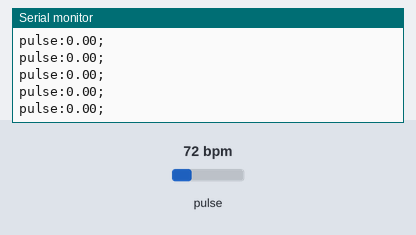
Recording of a sketch running on a simulated Arduino Uno, built with avr-gcc and run on an emulated ATmega328P. Parts: the last lines printed to the serial monitor. The inputs (shaded band) are chosen by the test bench; at power-on: pulse 72 bpm.

Above: at 1.2 s.
1.3 s: pulse set to 42 bpm
At 1.8 s:
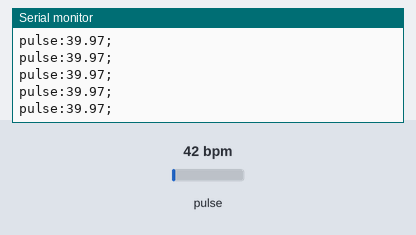
2.8 s: pulse set to 158 bpm
At 3.5 s:
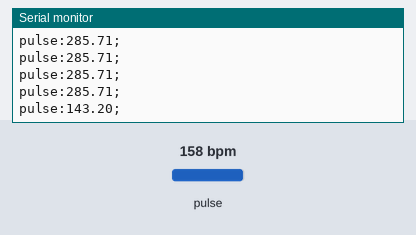
Timing chart, 0 to 5.8 s (numbered marks = the images above; inputs shaded):
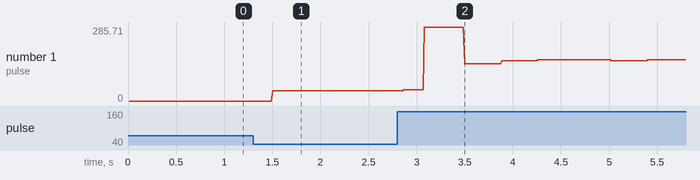

Measured:
- after the input at 1.3 s, the serial monitor: prints a new line after 0.20 s (image 1)
- after the input at 2.8 s, the serial monitor: prints a new line after 0.07 s (image 2)
- plotted number 1: 0 → 39.97 after the input at 1.3 s, 39.97 → 159.57 after the input at 2.8 s

The sketch:

Example5_HeartRate.ino
```cpp
/*
  Optical Heart Rate Detection (PBA Algorithm) using the MAX30105 Breakout
  By: Nathan Seidle @ SparkFun Electronics
  Date: October 2nd, 2016
  https://github.com/sparkfun/MAX30105_Breakout

  This is a demo to show the reading of heart rate or beats per minute (BPM) using
  a Penpheral Beat Amplitude (PBA) algorithm.

  It is best to attach the sensor to your finger using a rubber band or other tightening
  device. Humans are generally bad at applying constant pressure to a thing. When you
  press your finger against the sensor it varies enough to cause the blood in your
  finger to flow differently which causes the sensor readings to go wonky.

  Hardware Connections (Breakoutboard to Arduino):
  -5V = 5V (3.3V is allowed)
  -GND = GND
  -SDA = A4 (or SDA)
  -SCL = A5 (or SCL)
  -INT = Not connected

  The MAX30105 Breakout can handle 5V or 3.3V I2C logic. We recommend powering the board with 5V
  but it will also run at 3.3V.
*/

#include <Wire.h>
#include "MAX30105.h"

#include "heartRate.h"

MAX30105 particleSensor;

const byte RATE_SIZE = 4; //Increase this for more averaging. 4 is good.
byte rates[RATE_SIZE]; //Array of heart rates
byte rateSpot = 0;
long lastBeat = 0; //Time at which the last beat occurred

float beatsPerMinute;
int beatAvg;

void setup()
{
  Serial.begin(115200);
  Serial.println("Initializing...");

  // Initialize sensor
  if (!particleSensor.begin(Wire, I2C_SPEED_FAST)) //Use default I2C port, 400kHz speed
  {
    Serial.println("MAX30105 was not found. Please check wiring/power. ");
    while (1);
  }
  //Serial.println("Place your index finger on the sensor with steady pressure.");

  //Setup to sense a nice looking saw tooth on the plotter
  byte ledBrightness = 0x1F; //Options: 0=Off to 255=50mA
  byte sampleAverage = 4; //Options: 1, 2, 4, 8, 16, 32
  byte ledMode = 3; //Options: 1 = Red only, 2 = Red + IR, 3 = Red + IR + Green
  int sampleRate = 200; //Options: 50, 100, 200, 400, 800, 1000, 1600, 3200
  int pulseWidth = 118; //Options: 69, 118, 215, 411
  int adcRange = 4096; //Options: 2048, 4096, 8192, 16384

  particleSensor.setup(ledBrightness, sampleAverage, ledMode, sampleRate, pulseWidth, adcRange); //Configure sensor with these settings
  //particleSensor.setup(); //Configure sensor with default settings
  //particleSensor.setPulseAmplitudeRed(0x0A); //Turn Red LED to low to indicate sensor is running
  particleSensor.setPulseAmplitudeGreen(0); //Turn off Green LED
}

void loop()
{
  long irValue = particleSensor.getIR();

  if (checkForBeat(irValue) == true)
  {
    //We sensed a beat!
    long delta = millis() - lastBeat;
    lastBeat = millis();

    beatsPerMinute = 60 / (delta / 1000.0);

    if (beatsPerMinute < 255 && beatsPerMinute > 20)
    {
      rates[rateSpot++] = (byte)beatsPerMinute; //Store this reading in the array
      rateSpot %= RATE_SIZE; //Wrap variable

      //Take average of readings
      beatAvg = 0;
      for (byte x = 0 ; x < RATE_SIZE ; x++)
        beatAvg += rates[x];
      beatAvg /= RATE_SIZE;
    }
  }

  // Serial.print(millis());
  // Serial.print(',');
  // Serial.print(irValue);
  // Serial.print(", BPM=");
  // Serial.print(beatsPerMinute);
  // Serial.print(", Avg=");
  // Serial.print(beatAvg);
  Serial.print("pulse:");
  Serial.print(beatsPerMinute);
  Serial.println(";");

  //if (irValue < 50000)
    //Serial.print(" No finger?");

  Serial.println();
}
```

heartRate.cpp
```cpp
/*
 Optical Heart Rate Detection (PBA Algorithm)
 By: Nathan Seidle
 SparkFun Electronics
 Date: October 2nd, 2016

 Given a series of IR samples from the MAX30105 we discern when a heart beat is occurring

 Let's have a brief chat about what this code does. We're going to try to detect
 heart-rate optically. This is tricky and prone to give false readings. We really don't
 want to get anyone hurt so use this code only as an example of how to process optical
 data. Build fun stuff with our MAX30105 breakout board but don't use it for actual
 medical diagnosis.

 Excellent background on optical heart rate detection:
 http://www.ti.com/lit/an/slaa655/slaa655.pdf

 Good reading:
 http://www.techforfuture.nl/fjc_documents/mitrabaratchi-measuringheartratewithopticalsensor.pdf
 https://fruct.org/publications/fruct13/files/Lau.pdf

 This is an implementation of Maxim's PBA (Penpheral Beat Amplitude) algorithm. It's been
 converted to work within the Arduino framework.
*/

/* Copyright (C) 2016 Maxim Integrated Products, Inc., All Rights Reserved.
*
* Permission is hereby granted, free of charge, to any person obtaining a
* copy of this software and associated documentation files (the "Software"),
* to deal in the Software without restriction, including without limitation
* the rights to use, copy, modify, merge, publish, distribute, sublicense,
* and/or sell copies of the Software, and to permit persons to whom the
* Software is furnished to do so, subject to the following conditions:
*
* The above copyright notice and this permission notice shall be included
* in all copies or substantial portions of the Software.
*
* THE SOFTWARE IS PROVIDED "AS IS", WITHOUT WARRANTY OF ANY KIND, EXPRESS
* OR IMPLIED, INCLUDING BUT NOT LIMITED TO THE WARRANTIES OF
* MERCHANTABILITY, FITNESS FOR A PARTICULAR PURPOSE AND NONINFRINGEMENT.
* IN NO EVENT SHALL MAXIM INTEGRATED BE LIABLE FOR ANY CLAIM, DAMAGES
* OR OTHER LIABILITY, WHETHER IN AN ACTION OF CONTRACT, TORT OR OTHERWISE,
* ARISING FROM, OUT OF OR IN CONNECTION WITH THE SOFTWARE OR THE USE OR
* OTHER DEALINGS IN THE SOFTWARE.
*
* Except as contained in this notice, the name of Maxim Integrated
* Products, Inc. shall not be used except as stated in the Maxim Integrated
* Products, Inc. Branding Policy.
*
* The mere transfer of this software does not imply any licenses
* of trade secrets, proprietary technology, copyrights, patents,
* trademarks, maskwork rights, or any other form of intellectual
* property whatsoever. Maxim Integrated Products, Inc. retains all
* ownership rights.
*
*/

#include "heartRate.h"

int16_t IR_AC_Max = 20;
int16_t IR_AC_Min = -20;

int16_t IR_AC_Signal_Current = 0;
int16_t IR_AC_Signal_Previous;
int16_t IR_AC_Signal_min = 0;
int16_t IR_AC_Signal_max = 0;
int16_t IR_Average_Estimated;

int16_t positiveEdge = 0;
int16_t negativeEdge = 0;
int32_t ir_avg_reg = 0;

int16_t cbuf[32];
uint8_t offset = 0;

static const uint16_t FIRCoeffs[12] = {172, 321, 579, 927, 1360, 1858, 2390, 2916, 3391, 3768, 4012, 4096};

//  Heart Rate Monitor functions takes a sample value and the sample number
//  Returns true if a beat is detected
//  A running average of four samples is recommended for display on the screen.
bool checkForBeat(int32_t sample)
{
  bool beatDetected = false;

  //  Save current state
  IR_AC_Signal_Previous = IR_AC_Signal_Current;

  //This is good to view for debugging
  //Serial.print("Signal_Current: ");
  //Serial.println(IR_AC_Signal_Current);

  //  Process next data sample
  IR_Average_Estimated = averageDCEstimator(&ir_avg_reg, sample);
  IR_AC_Signal_Current = lowPassFIRFilter(sample - IR_Average_Estimated);
  //IR_AC_Signal_Current = kalman(IR_AC_Signal_Current);

  //  Detect positive zero crossing (rising edge)
  if ((IR_AC_Signal_Previous < 0) & (IR_AC_Signal_Current >= 0))
  {

    IR_AC_Max = IR_AC_Signal_max; //Adjust our AC max and min
    IR_AC_Min = IR_AC_Signal_min;

    positiveEdge = 1;
    negativeEdge = 0;
    IR_AC_Signal_max = 0;

    //if ((IR_AC_Max - IR_AC_Min) > 100 & (IR_AC_Max - IR_AC_Min) < 1000)
    if ((IR_AC_Max - IR_AC_Min) > 20 & (IR_AC_Max - IR_AC_Min) < 1000)
    {
      //Heart beat!!!
      beatDetected = true;
    }
  }

  //  Detect negative zero crossing (falling edge)
  if ((IR_AC_Signal_Previous > 0) & (IR_AC_Signal_Current <= 0))
  {
    positiveEdge = 0;
    negativeEdge = 1;
    IR_AC_Signal_min = 0;
  }

  //  Find Maximum value in positive cycle
  if (positiveEdge & (IR_AC_Signal_Current > IR_AC_Signal_Previous))
  {
    IR_AC_Signal_max = IR_AC_Signal_Current;
  }

  //  Find Minimum value in negative cycle
  if (negativeEdge & (IR_AC_Signal_Current < IR_AC_Signal_Previous))
  {
    IR_AC_Signal_min = IR_AC_Signal_Current;
  }

  return(beatDetected);
}

//  Average DC Estimator
int16_t averageDCEstimator(int32_t *p, uint16_t x)
{
  *p += ((((long) x << 15) - *p) >> 4);
  return (*p >> 15);
}

int16_t kalman(int16_t in) {

}

//  Low Pass FIR Filter
int16_t lowPassFIRFilter(int16_t din)
{
  cbuf[offset] = din;

  int32_t z = mul16(FIRCoeffs[11], cbuf[(offset - 11) & 0x1F]);

  for (uint8_t i = 0 ; i < 11 ; i++)
  {
    z += mul16(FIRCoeffs[i], cbuf[(offset - i) & 0x1F] + cbuf[(offset - 22 + i) & 0x1F]);
  }

  offset++;
  offset %= 32; //Wrap condition

  return(z >> 15);
}

//  Integer multiplier
int32_t mul16(int16_t x, int16_t y)
{
  return((long)x * (long)y);
}
```

heartRate.h
```cpp
/*
 Optical Heart Rate Detection (PBA Algorithm)
 By: Nathan Seidle
 SparkFun Electronics
 Date: October 2nd, 2016

 Given a series of IR samples from the MAX30105 we discern when a heart beat is occurring

 Let's have a brief chat about what this code does. We're going to try to detect
 heart-rate optically. This is tricky and prone to give false readings. We really don't
 want to get anyone hurt so use this code only as an example of how to process optical
 data. Build fun stuff with our MAX30105 breakout board but don't use it for actual
 medical diagnosis.

 Excellent background on optical heart rate detection:
 http://www.ti.com/lit/an/slaa655/slaa655.pdf

 Good reading:
 http://www.techforfuture.nl/fjc_documents/mitrabaratchi-measuringheartratewithopticalsensor.pdf
 https://fruct.org/publications/fruct13/files/Lau.pdf

 This is an implementation of Maxim's PBA (Penpheral Beat Amplitude) algorithm. It's been
 converted to work within the Arduino framework.
*/

/* Copyright (C) 2016 Maxim Integrated Products, Inc., All Rights Reserved.
*
* Permission is hereby granted, free of charge, to any person obtaining a
* copy of this software and associated documentation files (the "Software"),
* to deal in the Software without restriction, including without limitation
* the rights to use, copy, modify, merge, publish, distribute, sublicense,
* and/or sell copies of the Software, and to permit persons to whom the
* Software is furnished to do so, subject to the following conditions:
*
* The above copyright notice and this permission notice shall be included
* in all copies or substantial portions of the Software.
*
* THE SOFTWARE IS PROVIDED "AS IS", WITHOUT WARRANTY OF ANY KIND, EXPRESS
* OR IMPLIED, INCLUDING BUT NOT LIMITED TO THE WARRANTIES OF
* MERCHANTABILITY, FITNESS FOR A PARTICULAR PURPOSE AND NONINFRINGEMENT.
* IN NO EVENT SHALL MAXIM INTEGRATED BE LIABLE FOR ANY CLAIM, DAMAGES
* OR OTHER LIABILITY, WHETHER IN AN ACTION OF CONTRACT, TORT OR OTHERWISE,
* ARISING FROM, OUT OF OR IN CONNECTION WITH THE SOFTWARE OR THE USE OR
* OTHER DEALINGS IN THE SOFTWARE.
*
* Except as contained in this notice, the name of Maxim Integrated
* Products, Inc. shall not be used except as stated in the Maxim Integrated
* Products, Inc. Branding Policy.
*
* The mere transfer of this software does not imply any licenses
* of trade secrets, proprietary technology, copyrights, patents,
* trademarks, maskwork rights, or any other form of intellectual
* property whatsoever. Maxim Integrated Products, Inc. retains all
* ownership rights.
*
*/

#if (ARDUINO >= 100)
 #include "Arduino.h"
#else
 #include "WProgram.h"
#endif

bool checkForBeat(int32_t sample);
int16_t averageDCEstimator(int32_t *p, uint16_t x);
int16_t lowPassFIRFilter(int16_t din);
int32_t mul16(int16_t x, int16_t y);
```

spo2_algorithm.h
```cpp
/** \file algorithm.h ******************************************************
*
* Project: MAXREFDES117#
* Filename: algorithm.h
* Description: This module is the heart rate/SpO2 calculation algorithm header file
*
* Revision History:
*\n 1-18-2016 Rev 01.00 SK Initial release.
*\n
*
* --------------------------------------------------------------------
*
* This code follows the following naming conventions:
*
*\n char              ch_pmod_value
*\n char (array)      s_pmod_s_string[16]
*\n float             f_pmod_value
*\n int32_t           n_pmod_value
*\n int32_t (array)   an_pmod_value[16]
*\n int16_t           w_pmod_value
*\n int16_t (array)   aw_pmod_value[16]
*\n uint16_t          uw_pmod_value
*\n uint16_t (array)  auw_pmod_value[16]
*\n uint8_t           uch_pmod_value
*\n uint8_t (array)   auch_pmod_buffer[16]
*\n uint32_t          un_pmod_value
*\n int32_t *         pn_pmod_value
*
* ------------------------------------------------------------------------- */
/*******************************************************************************
* Copyright (C) 2015 Maxim Integrated Products, Inc., All Rights Reserved.
*
* Permission is hereby granted, free of charge, to any person obtaining a
* copy of this software and associated documentation files (the "Software"),
* to deal in the Software without restriction, including without limitation
* the rights to use, copy, modify, merge, publish, distribute, sublicense,
* and/or sell copies of the Software, and to permit persons to whom the
* Software is furnished to do so, subject to the following conditions:
*
* The above copyright notice and this permission notice shall be included
* in all copies or substantial portions of the Software.
*
* THE SOFTWARE IS PROVIDED "AS IS", WITHOUT WARRANTY OF ANY KIND, EXPRESS
* OR IMPLIED, INCLUDING BUT NOT LIMITED TO THE WARRANTIES OF
* MERCHANTABILITY, FITNESS FOR A PARTICULAR PURPOSE AND NONINFRINGEMENT.
* IN NO EVENT SHALL MAXIM INTEGRATED BE LIABLE FOR ANY CLAIM, DAMAGES
* OR OTHER LIABILITY, WHETHER IN AN ACTION OF CONTRACT, TORT OR OTHERWISE,
* ARISING FROM, OUT OF OR IN CONNECTION WITH THE SOFTWARE OR THE USE OR
* OTHER DEALINGS IN THE SOFTWARE.
*
* Except as contained in this notice, the name of Maxim Integrated
* Products, Inc. shall not be used except as stated in the Maxim Integrated
* Products, Inc. Branding Policy.
*
* The mere transfer of this software does not imply any licenses
* of trade secrets, proprietary technology, copyrights, patents,
* trademarks, maskwork rights, or any other form of intellectual
* property whatsoever. Maxim Integrated Products, Inc. retains all
* ownership rights.
*******************************************************************************
*/
#ifndef SPO2_ALGORITHM_H_
#define SPO2_ALGORITHM_H_

#include <Arduino.h>

#define FreqS 25    //sampling frequency
#define BUFFER_SIZE (FreqS * 4)
#define MA4_SIZE 4 // DONOT CHANGE
//#define min(x,y) ((x) < (y) ? (x) : (y)) //Defined in Arduino.h

//uch_spo2_table is approximated as  -45.060*ratioAverage* ratioAverage + 30.354 *ratioAverage + 94.845 ;
const uint8_t uch_spo2_table[184]={ 95, 95, 95, 96, 96, 96, 97, 97, 97, 97, 97, 98, 98, 98, 98, 98, 99, 99, 99, 99,
              99, 99, 99, 99, 100, 100, 100, 100, 100, 100, 100, 100, 100, 100, 100, 100, 100, 100, 100, 100,
              100, 100, 100, 100, 99, 99, 99, 99, 99, 99, 99, 99, 98, 98, 98, 98, 98, 98, 97, 97,
              97, 97, 96, 96, 96, 96, 95, 95, 95, 94, 94, 94, 93, 93, 93, 92, 92, 92, 91, 91,
              90, 90, 89, 89, 89, 88, 88, 87, 87, 86, 86, 85, 85, 84, 84, 83, 82, 82, 81, 81,
              80, 80, 79, 78, 78, 77, 76, 76, 75, 74, 74, 73, 72, 72, 71, 70, 69, 69, 68, 67,
              66, 66, 65, 64, 63, 62, 62, 61, 60, 59, 58, 57, 56, 56, 55, 54, 53, 52, 51, 50,
              49, 48, 47, 46, 45, 44, 43, 42, 41, 40, 39, 38, 37, 36, 35, 34, 33, 31, 30, 29,
              28, 27, 26, 25, 23, 22, 21, 20, 19, 17, 16, 15, 14, 12, 11, 10, 9, 7, 6, 5,
              3, 2, 1 } ;
static  int32_t an_x[ BUFFER_SIZE]; //ir
static  int32_t an_y[ BUFFER_SIZE]; //red


#if defined(__AVR_ATmega328P__) || defined(__AVR_ATmega168__)
//Arduino Uno doesn't have enough SRAM to store 100 samples of IR led data and red led data in 32-bit format
//To solve this problem, 16-bit MSB of the sampled data will be truncated.  Samples become 16-bit data.
void maxim_heart_rate_and_oxygen_saturation(uint16_t *pun_ir_buffer, int32_t n_ir_buffer_length, uint16_t *pun_red_buffer, int32_t *pn_spo2, int8_t *pch_spo2_valid, int32_t *pn_heart_rate, int8_t *pch_hr_valid);
#else
void maxim_heart_rate_and_oxygen_saturation(uint32_t *pun_ir_buffer, int32_t n_ir_buffer_length, uint32_t *pun_red_buffer, int32_t *pn_spo2, int8_t *pch_spo2_valid, int32_t *pn_heart_rate, int8_t *pch_hr_valid);
#endif

void maxim_find_peaks(int32_t *pn_locs, int32_t *n_npks,  int32_t  *pn_x, int32_t n_size, int32_t n_min_height, int32_t n_min_distance, int32_t n_max_num);
void maxim_peaks_above_min_height(int32_t *pn_locs, int32_t *n_npks,  int32_t  *pn_x, int32_t n_size, int32_t n_min_height);
void maxim_remove_close_peaks(int32_t *pn_locs, int32_t *pn_npks, int32_t *pn_x, int32_t n_min_distance);
void maxim_sort_ascend(int32_t  *pn_x, int32_t n_size);
void maxim_sort_indices_descend(int32_t  *pn_x, int32_t *pn_indx, int32_t n_size);

#endif /* ALGORITHM_H_ */
```

Source omitted: spo2_algorithm.cpp (12309 bytes)
